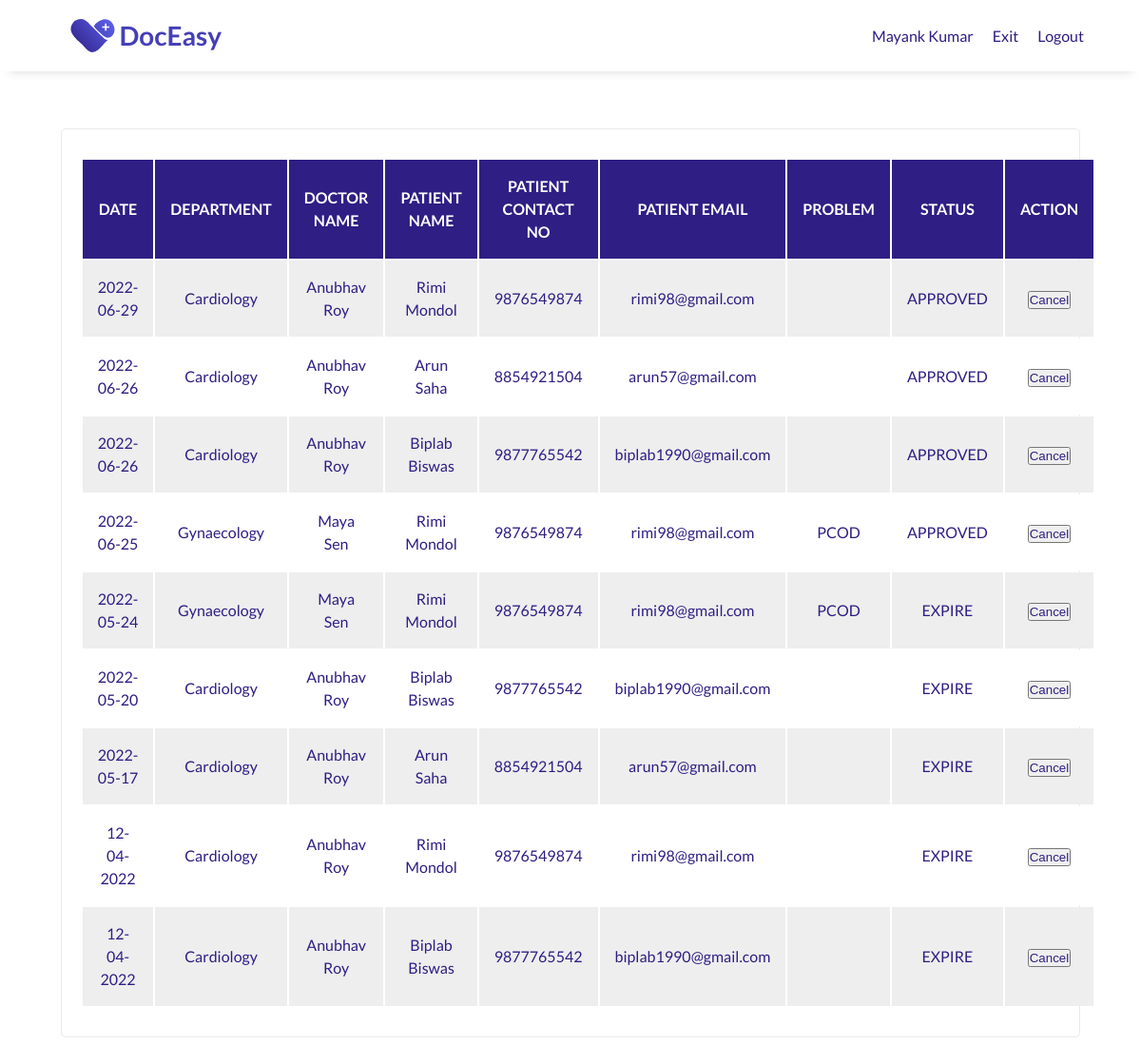
/public/historyPage/managementAppointmentHistory.php (signed in), run on the app's committed database.
### tables this page shows
CREATE TABLE `management` (
  `m_id` int(2) UNSIGNED NOT NULL,
  `clinic_id` int(4) UNSIGNED DEFAULT NULL,
  `username` varchar(10) NOT NULL,
  `password` int(10) UNSIGNED NOT NULL,
  `full_name` varchar(50) NOT NULL,
  `aadhar_no` bigint(12) UNSIGNED NOT NULL,
  `phn_no` bigint(10) UNSIGNED NOT NULL,
  `Email` varchar(50) NOT NULL
);

CREATE TABLE `patient` (
  `p_id` int(5) UNSIGNED NOT NULL,
  `username` varchar(10) NOT NULL,
  `password` int(10) UNSIGNED NOT NULL,
  `full_name` varchar(50) NOT NULL,
  `aadhar_no` bigint(12) UNSIGNED NOT NULL,
  `dob` date NOT NULL,
  `age` int(2) UNSIGNED NOT NULL,
  `gender` enum('MALE','FEMALE','OTHER') NOT NULL,
  `marital_status` enum('MARRIED','UNMARRIED') NOT NULL,
  `phn_no` bigint(10) UNSIGNED NOT NULL,
  `email` varchar(50) NOT NULL,
  `address` varchar(200) NOT NULL,
  `city` varchar(50) NOT NULL,
  `pin_code` int(6) UNSIGNED NOT NULL,
  `allergic` varchar(100) DEFAULT NULL
);

CREATE TABLE `book_appointment` (
  `id` int(5) NOT NULL,
  `patient_id` int(5) UNSIGNED NOT NULL,
  `clinic_id` int(4) UNSIGNED NOT NULL,
  `doctor_id` int(4) UNSIGNED NOT NULL,
  `schedule_id` int(5) UNSIGNED DEFAULT NULL,
  `date` varchar(50) NOT NULL,
  `approval_status` enum('PENDING','APPROVED','DECLINE','EXPIRE') NOT NULL DEFAULT 'PENDING',
  `problem` varchar(100) DEFAULT NULL,
  `doctor_appointment_slip` mediumblob DEFAULT NULL,
  `transaction_id` varchar(50) DEFAULT NULL
);

CREATE TABLE `doctor` (
  `d_id` int(4) UNSIGNED NOT NULL,
  `clinic_id` int(4) UNSIGNED DEFAULT NULL,
  `username` varchar(10) NOT NULL,
  `password` int(10) UNSIGNED NOT NULL,
  `full_name` varchar(50) NOT NULL,
  `aadhar_no` bigint(12) UNSIGNED NOT NULL,
  `mci_no` int(9) UNSIGNED NOT NULL,
  `dob` date NOT NULL,
  `age` int(2) UNSIGNED NOT NULL,
  `gender` enum('MALE','FEMALE','OTHER') NOT NULL,
  `specialization` varchar(50) NOT NULL,
  `degree` varchar(50) DEFAULT NULL,
  `degree_proof` mediumblob DEFAULT NULL,
  `experience` int(2) UNSIGNED NOT NULL,
  `phn_no` bigint(10) UNSIGNED NOT NULL,
  `email` varchar(50) NOT NULL,
  `start_time` time DEFAULT NULL,
  `end_time` time DEFAULT NULL,
  `fee` int(4) UNSIGNED DEFAULT NULL
);

### public/historyPage/managementAppointmentHistory.php (the view, shortened to what this page needs)
<?php
include "../config.php";
if ($_SESSION["loggedIn"]) {
?>
    <!DOCTYPE html>
    <html lang="en">
    <head>
        <link rel="stylesheet" type="text/css" href="/assets/css/userHistory.css" />
    </head>
    <body>
        <?php
        $uname =  $_SESSION["uname"];
        $sql = "SELECT *,
                doctor.full_name AS doctor_name, book_appointment.id AS booking_id, patient.full_name AS patient_name, patient.phn_no AS p_phn_no, patient.email AS p_email
                FROM patient, book_appointment, doctor, clinic, management
                WHERE patient.p_id = book_appointment.patient_id AND doctor.d_id = book_appointment.doctor_id AND clinic.id = book_appointment.clinic_id AND clinic.id = management.clinic_id AND management.username='$uname'
                ORDER BY date DESC, doctor_name";
        $result = $conn->query($sql);
        $row = $result->fetch_assoc();
        if ($row) {
        ?>
            <header id="header">
                <div class="logo">
                    <a href="/index.php">
                        <img class="logo-img" id="header-img" src="/assets/images/doceasy/doceasy-logo.svg" alt="DocEasy logo" />
                    </a>
                </div>
                <nav id="nav-bar">
                    <ul>
                        <li><a class="nav-link" href="#"><?php echo $row["full_name"];  ?></a></li>
                        <li><a class="nav-link" href="/public/dashboard/managementDash.php">Exit</a></li>
                        <li><a class="nav-link" href="/public/logout/managementLogout.php">Logout</a></li>
                    </ul>
                </nav>
            </header>
            <main>
                <section id="table">
                    <div class="container">
                        <div class="card">
                            <table>
                                <tr>
                                    <th>DATE</th>
                                    <th>DEPARTMENT</th>
                                    <th>DOCTOR NAME</th>
                                    <th>PATIENT NAME</th>
                                    <th>PATIENT CONTACT NO</th>
                                    <th>PATIENT EMAIL</th>
                                    <th>PROBLEM</th>
                                    <th>STATUS</th>
                                    <th>ACTION</th>
                                </tr>
                                <?php
                                while ($row = $result->fetch_assoc()) {
                                ?>
                                    <tr>
                                        <td> <?php echo $row["date"]; ?> </td>
                                        <td> <?php echo $row["specialization"]; ?> </td>
                                        <td> <?php echo $row["doctor_name"]; ?> </td>
                                        <td> <?php echo $row["patient_name"]; ?> </td>
                                        <td> <?php echo $row["p_phn_no"]; ?> </td>
                                        <td> <?php echo $row["p_email"]; ?> </td>
                                        <td> <?php echo $row["problem"]; ?> </td>
                                        <td> <?php echo $row["approval_status"]; ?> </td>
                                        <td> <button> <a href="./managementAppointmentDelete.php?id=<?php echo $row['booking_id'] ?>" onclick='return checkDelete()'> Cancel </a> </button> </td>
                                    </tr>
                                <?php } ?>
                            </table>
                        </div>
                    </div>
                </section>
            </main>
    </body>
<?php
        } else {
            echo "No record found";
        }
    } else {
        header("Location: /public/login/ManagementLogin.php");
    }
?>
    </html>

### assets/css/userHistory.css (style rules this page uses)
* { margin: 0; padding: 0; box-sizing: border-box; scroll-behavior: smooth; }
html { font-size: 10px; }
body { font-size: 1.6rem; line-height: 1.5; font-family: "Lato", sans-serif; color: #37383a; }
li { list-style: none; }
a { color: #2f1e84; text-decoration: none; }
img { max-width: 100%; height: auto; display: block; }
.logo-img { width: 100%; max-width: 200px; }
.container { display: flex; flex-direction: row; justify-content: center; }
.card { display: flex; flex-direction: column; align-items: ce3nter; text-align: center; width: calc(100% / 1.1); margin: 1.5rem; padding: 3rem 2rem 3rem 2rem; border: 1px solid rgba(55, 56, 58, 0.1); border-radius: 5px; }
header { padding: 0 5rem; width: 100%; position: fixed; top: 0; min-height: 75px; display: flex; justify-content: space-between; align-items: center; background-color: #fff; box-shadow: 0 1rem 1rem -1rem rgba(55, 56, 58, 0.2); }
nav { font-weight: 400; }
nav>ul { display: flex; flex-direction: row; justify-content: space-around; }
nav li { padding: 0px 10px 0px 10px; }
#table { padding: 12rem 1rem; text-align: center; color: #2f1e84; }
td { text-align: center; width: 12em; padding: 1em; }
th { text-align: center; padding: 1em; background-color: #2f1e84; color: white; }
tr { height: 1em; }
table tr:nth-child(even) { background-color: #eee; }
table tr:nth-child(odd) { background-color: #fff; }

### data on the page
management: full_name "Mayank Kumar"
patient: book_appointment.date "2022-06-29", doctor.specialization "Cardiology", doctor.full_name "Anubhav Roy", full_name "Rimi Mondol", phn_no "9876549874", email "rimi98@gmail.com", book_appointment.approval_status "APPROVED", book_appointment.date "2022-06-25", doctor.specialization "Gynaecology", doctor.full_name "Maya Sen", book_appointment.problem "PCOD", book_appointment.date "2022-05-24", book_appointment.approval_status "EXPIRE", book_appointment.date "12-04-2022"
patient: book_appointment.date "2022-06-26", doctor.specialization "Cardiology", doctor.full_name "Anubhav Roy", full_name "Arun Saha", phn_no "8854921504", email "arun57@gmail.com", book_appointment.approval_status "APPROVED", book_appointment.date "2022-05-17", book_appointment.approval_status "EXPIRE"
patient: book_appointment.date "2022-06-26", doctor.specialization "Cardiology", doctor.full_name "Anubhav Roy", full_name "Biplab Biswas", phn_no "9877765542", email "biplab1990@gmail.com", book_appointment.approval_status "APPROVED", book_appointment.date "2022-05-20", book_appointment.approval_status "EXPIRE", book_appointment.date "12-04-2022"
